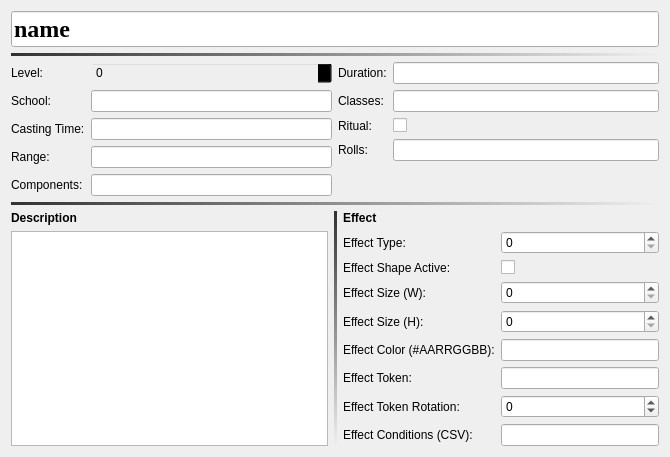
<?xml version="1.0" encoding="UTF-8"?>
<ui version="4.0">
 <class>SpellbookTemplate5e</class>
 <widget class="QWidget" name="SpellbookTemplate5e">
  <property name="geometry">
   <rect>
    <x>0</x>
    <y>0</y>
    <width>670</width>
    <height>446</height>
   </rect>
  </property>
  <property name="styleSheet">
   <string notr="true">background-image: url(:/img/data/parchment.jpg);</string>
  </property>
  <layout class="QVBoxLayout" name="verticalLayout_3">
   <item>
    <widget class="QLineEdit" name="name">
     <property name="sizePolicy">
      <sizepolicy hsizetype="MinimumExpanding" vsizetype="Fixed">
       <horstretch>0</horstretch>
       <verstretch>0</verstretch>
      </sizepolicy>
     </property>
     <property name="font">
      <font>
       <family>Times New Roman</family>
       <pointsize>18</pointsize>
       <bold>true</bold>
      </font>
     </property>
     <property name="text">
      <string>name</string>
     </property>
     <property name="dmhValue" stdset="0">
      <string>name</string>
     </property>
    </widget>
   </item>
   <item>
    <widget class="Line" name="line">
     <property name="styleSheet">
      <string notr="true">background-color: qlineargradient(spread:pad, x1:0, y1:0, x2:1, y2:0, stop:0 rgba(50, 50, 50, 255), stop:1 rgba(50, 50, 50, 0));</string>
     </property>
     <property name="frameShadow">
      <enum>QFrame::Shadow::Plain</enum>
     </property>
     <property name="lineWidth">
      <number>-1</number>
     </property>
     <property name="midLineWidth">
      <number>0</number>
     </property>
     <property name="orientation">
      <enum>Qt::Orientation::Horizontal</enum>
     </property>
    </widget>
   </item>
   <item>
    <layout class="QHBoxLayout" name="horizontalLayout_2">
     <item>
      <layout class="QFormLayout" name="formLayout_3">
       <item row="0" column="0">
        <widget class="QLabel" name="lblLevel">
         <property name="text">
          <string>Level:</string>
         </property>
        </widget>
       </item>
       <item row="0" column="1">
        <widget class="QSpinBox" name="spnLevel">
         <property name="styleSheet">
          <string notr="true">background-color: transparent;</string>
         </property>
         <property name="minimum">
          <number>0</number>
         </property>
         <property name="maximum">
          <number>9</number>
         </property>
         <property name="dmhValue" stdset="0">
          <string>level</string>
         </property>
        </widget>
       </item>
       <item row="1" column="0">
        <widget class="QLabel" name="lblSchool">
         <property name="text">
          <string>School:</string>
         </property>
        </widget>
       </item>
       <item row="1" column="1">
        <widget class="QLineEdit" name="edtSchool">
         <property name="dmhValue" stdset="0">
          <string>school</string>
         </property>
        </widget>
       </item>
       <item row="2" column="0">
        <widget class="QLabel" name="lblTime">
         <property name="text">
          <string>Casting Time:</string>
         </property>
        </widget>
       </item>
       <item row="2" column="1">
        <widget class="QLineEdit" name="edtTime">
         <property name="dmhValue" stdset="0">
          <string>time</string>
         </property>
        </widget>
       </item>
       <item row="3" column="0">
        <widget class="QLabel" name="lblRange">
         <property name="text">
          <string>Range:</string>
         </property>
        </widget>
       </item>
       <item row="3" column="1">
        <widget class="QLineEdit" name="edtRange">
         <property name="dmhValue" stdset="0">
          <string>range</string>
         </property>
        </widget>
       </item>
       <item row="4" column="0">
        <widget class="QLabel" name="lblComponents">
         <property name="text">
          <string>Components:</string>
         </property>
        </widget>
       </item>
       <item row="4" column="1">
        <widget class="QLineEdit" name="edtComponents">
         <property name="dmhValue" stdset="0">
          <string>components</string>
         </property>
        </widget>
       </item>
      </layout>
     </item>
     <item>
      <layout class="QFormLayout" name="formLayout_2">
       <item row="0" column="0">
        <widget class="QLabel" name="lblDuration">
         <property name="text">
          <string>Duration:</string>
         </property>
        </widget>
       </item>
       <item row="0" column="1">
        <widget class="QLineEdit" name="edtDuration">
         <property name="dmhValue" stdset="0">
          <string>duration</string>
         </property>
        </widget>
       </item>
       <item row="1" column="0">
        <widget class="QLabel" name="lblClasses">
         <property name="text">
          <string>Classes:</string>
         </property>
        </widget>
       </item>
       <item row="1" column="1">
        <widget class="QLineEdit" name="edtClasses">
         <property name="dmhValue" stdset="0">
          <string>classes</string>
         </property>
        </widget>
       </item>
       <item row="2" column="0">
        <widget class="QLabel" name="lblRitual">
         <property name="text">
          <string>Ritual:</string>
         </property>
        </widget>
       </item>
       <item row="2" column="1">
        <widget class="QCheckBox" name="chkRitual">
         <property name="text">
          <string/>
         </property>
         <property name="dmhValue" stdset="0">
          <string>ritual</string>
         </property>
        </widget>
       </item>
       <item row="3" column="0">
        <widget class="QLabel" name="lblRolls">
         <property name="text">
          <string>Rolls:</string>
         </property>
        </widget>
       </item>
       <item row="3" column="1">
        <widget class="QLineEdit" name="edtRolls">
         <property name="toolTip">
          <string>Comma-separated dice expressions, e.g. 8d6,2d10</string>
         </property>
         <property name="dmhValue" stdset="0">
          <string>rolls</string>
         </property>
        </widget>
       </item>
      </layout>
     </item>
    </layout>
   </item>
   <item>
    <widget class="Line" name="line_2">
     <property name="styleSheet">
      <string notr="true">background-color: qlineargradient(spread:pad, x1:0, y1:0, x2:1, y2:0, stop:0 rgba(50, 50, 50, 255), stop:1 rgba(50, 50, 50, 0));</string>
     </property>
     <property name="frameShadow">
      <enum>QFrame::Shadow::Plain</enum>
     </property>
     <property name="lineWidth">
      <number>-1</number>
     </property>
     <property name="midLineWidth">
      <number>0</number>
     </property>
     <property name="orientation">
      <enum>Qt::Orientation::Horizontal</enum>
     </property>
    </widget>
   </item>
   <item>
    <layout class="QHBoxLayout" name="horizontalLayout">
     <item>
      <layout class="QVBoxLayout" name="verticalLayout">
       <item>
        <widget class="QLabel" name="lblDescription">
         <property name="font">
          <font>
           <bold>true</bold>
          </font>
         </property>
         <property name="text">
          <string>Description</string>
         </property>
        </widget>
       </item>
       <item>
        <widget class="QTextEdit" name="txtDescription">
         <property name="markdown">
          <string/>
         </property>
         <property name="dmhValue" stdset="0">
          <string>description</string>
         </property>
        </widget>
       </item>
      </layout>
     </item>
     <item>
      <widget class="Line" name="line_3">
       <property name="styleSheet">
        <string notr="true">background-color: qlineargradient(spread:pad, x1:0, y1:0, x2:0, y2:1, stop:0 rgba(50, 50, 50, 255), stop:1 rgba(50, 50, 50, 0));</string>
       </property>
       <property name="frameShadow">
        <enum>QFrame::Shadow::Plain</enum>
       </property>
       <property name="lineWidth">
        <number>-1</number>
       </property>
       <property name="orientation">
        <enum>Qt::Orientation::Vertical</enum>
       </property>
      </widget>
     </item>
     <item>
      <layout class="QVBoxLayout" name="verticalLayout_2">
       <item>
        <layout class="QFormLayout" name="formLayout">
         <item row="0" column="0">
          <widget class="QLabel" name="lblEffectHeader">
           <property name="font">
            <font>
             <bold>true</bold>
            </font>
           </property>
           <property name="text">
            <string>Effect</string>
           </property>
          </widget>
         </item>
         <item row="1" column="0">
          <widget class="QLabel" name="lblEffectType">
           <property name="text">
            <string>Effect Type:</string>
           </property>
          </widget>
         </item>
         <item row="1" column="1">
          <widget class="QSpinBox" name="spnEffectType">
           <property name="styleSheet">
            <string notr="true">background-image: url(:/img/data/parchment.jpg);</string>
           </property>
           <property name="minimum">
            <number>0</number>
           </property>
           <property name="maximum">
            <number>16</number>
           </property>
           <property name="dmhValue" stdset="0">
            <string>effect_type</string>
           </property>
          </widget>
         </item>
         <item row="2" column="0">
          <widget class="QLabel" name="lblEffectShape">
           <property name="text">
            <string>Effect Shape Active:</string>
           </property>
          </widget>
         </item>
         <item row="2" column="1">
          <widget class="QCheckBox" name="chkEffectShape">
           <property name="text">
            <string/>
           </property>
           <property name="dmhValue" stdset="0">
            <string>effect_shape_active</string>
           </property>
          </widget>
         </item>
         <item row="3" column="0">
          <widget class="QLabel" name="lblEffectSizeW">
           <property name="text">
            <string>Effect Size (W):</string>
           </property>
          </widget>
         </item>
         <item row="3" column="1">
          <widget class="QSpinBox" name="spnEffectSizeW">
           <property name="minimum">
            <number>0</number>
           </property>
           <property name="maximum">
            <number>1000</number>
           </property>
           <property name="dmhValue" stdset="0">
            <string>effect_size_w</string>
           </property>
          </widget>
         </item>
         <item row="4" column="0">
          <widget class="QLabel" name="lblEffectSizeH">
           <property name="text">
            <string>Effect Size (H):</string>
           </property>
          </widget>
         </item>
         <item row="4" column="1">
          <widget class="QSpinBox" name="spnEffectSizeH">
           <property name="minimum">
            <number>0</number>
           </property>
           <property name="maximum">
            <number>1000</number>
           </property>
           <property name="dmhValue" stdset="0">
            <string>effect_size_h</string>
           </property>
          </widget>
         </item>
         <item row="5" column="0">
          <widget class="QLabel" name="lblEffectColor">
           <property name="text">
            <string>Effect Color (#AARRGGBB):</string>
           </property>
          </widget>
         </item>
         <item row="5" column="1">
          <widget class="QLineEdit" name="edtEffectColor">
           <property name="dmhValue" stdset="0">
            <string>effect_color</string>
           </property>
          </widget>
         </item>
         <item row="6" column="0">
          <widget class="QLabel" name="lblEffectToken">
           <property name="text">
            <string>Effect Token:</string>
           </property>
          </widget>
         </item>
         <item row="6" column="1">
          <widget class="QLineEdit" name="edtEffectToken">
           <property name="dmhValue" stdset="0">
            <string>effect_token</string>
           </property>
          </widget>
         </item>
         <item row="7" column="0">
          <widget class="QLabel" name="lblEffectTokenRot">
           <property name="text">
            <string>Effect Token Rotation:</string>
           </property>
          </widget>
         </item>
         <item row="7" column="1">
          <widget class="QSpinBox" name="spnEffectTokenRot">
           <property name="minimum">
            <number>-360</number>
           </property>
           <property name="maximum">
            <number>360</number>
           </property>
           <property name="dmhValue" stdset="0">
            <string>effect_token_rotation</string>
           </property>
          </widget>
         </item>
         <item row="8" column="0">
          <widget class="QLabel" name="lblEffectConditions">
           <property name="text">
            <string>Effect Conditions (CSV):</string>
           </property>
          </widget>
         </item>
         <item row="8" column="1">
          <widget class="QLineEdit" name="edtEffectConditions">
           <property name="dmhValue" stdset="0">
            <string>effect_conditions</string>
           </property>
          </widget>
         </item>
        </layout>
       </item>
       <item>
        <spacer name="verticalSpacer">
         <property name="orientation">
          <enum>Qt::Orientation::Vertical</enum>
         </property>
         <property name="sizeHint" stdset="0">
          <size>
           <width>20</width>
           <height>40</height>
          </size>
         </property>
        </spacer>
       </item>
      </layout>
     </item>
    </layout>
   </item>
  </layout>
 </widget>
 <resources/>
 <connections/>
</ui>
